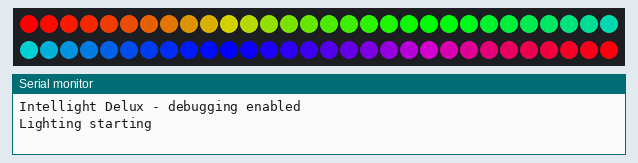
A sketch run on a simulated Arduino Uno, built with avr-gcc and run on an emulated ATmega328P. On the bench: 60 RGB LEDs in strip order, left to right, continuing on the next row, the last lines printed to the serial monitor. Dim RGB values are drawn brighter than linear; the local clock reads 2024-03-15 10:24:30 at power-on unless the sketch sets it; random numbers use the default seed unless the sketch sets one.

Above: at 0.1 s.
At 2.8 s:
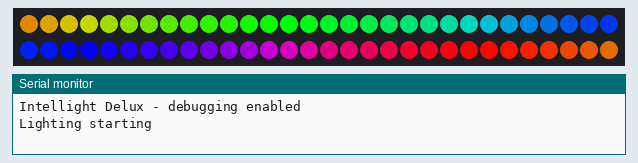
At 5.2 s:
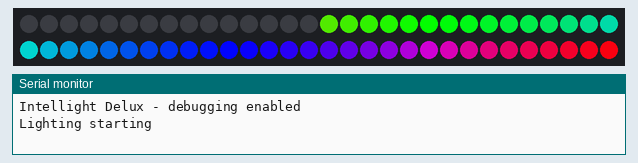
At 5.9 s:
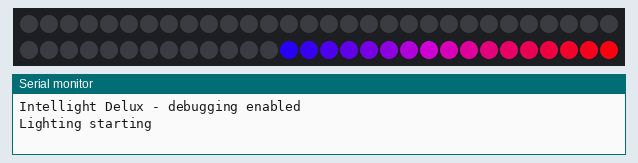
At 17.7 s:
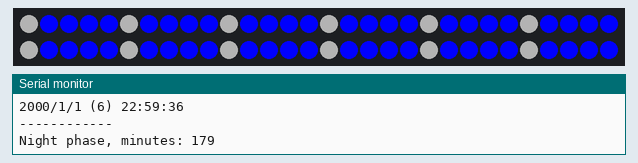
At 33.53 s:
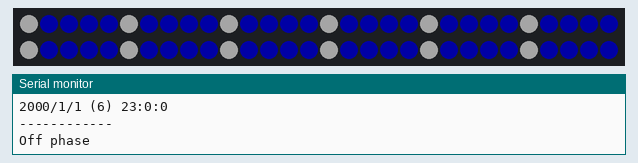

The sketch:

inell_6.ino
```cpp
/*****************
   Intelli light delux
   The fish tank light returns, this time hes angry!
 *****************/
#include "defines.h"
#include "light_ctrl.h"
#include "time_ctrl.h"


/*The lighting control class*/
light_control light_ctrl;
time_ctrl time_ctl;

//Local application data
static INTELLI_DATA intel_data;

void setup() {
#ifdef DEBUG
  Serial.begin(9600);
  Serial.println("Intellight Delux - debugging enabled");
#endif

  time_ctl.time_init();//Important: setup the rtc comms

  //Make sure our lighting is up and running before doing anything else
  light_ctrl.init();

  memset(&intel_data, 0, sizeof(INTELLI_DATA));
#ifdef DEBUG
  Serial.println("Start up complete");
#endif
}

void loop() {
  /*update the data pointer object*/
  time_ctl.get_time_update(&intel_data);

  /*update the lighting*/
  light_ctrl.set_light_phase(&intel_data);

  delay(MAIN_DELAY);
}
```

defines.h
```cpp
#ifndef __DEFINES__
#define __DEFINES__
#include "RTClib.h"

#define DEBUG

#define MAIN_DELAY          500

#define LONG_PRESS_COUNT    100 //how long we wait before considering a long press 100 = 5seconds (ish)

#define DAY_LED_BRIGHTNESS      35  //This is the brightness level set to ALL leds when in day mode
#define EVE_LED_BRIGHTNESS      210 //Evening brightness - I'm trying to avoid full power for heat/power reasons
#define NIGHT_LED_BRIGHTNESS    250 //The night brightness
#define NIGHT_WHITE_BRIGHTNESS  60  // The red and green led intens during night
#define OFF_LED_BRIGHTNESS      0   //off mode

#define RGB_LED_INTENSITY       250 //Individual led intensity (not brightness) during none night modes
#define MAX_LED_INTENSITY       250
#define LOW_LED_INTENSITY       30


/*Rose*/
#define ROSE_RED                MAX_LED_INTENSITY
#define ROSE_BLUE               60
#define ROSE_GREEN              60
/*SKY*/
#define SKY_RED                 90
#define SKY_GREEN               180
#define SKY_BLUE                MAX_LED_INTENSITY
/*GREEN*/
#define GREEN_RED               50
#define GREEN_GREEN             MAX_LED_INTENSITY
#define GREEN_BLUE              50

#define TRANS_SPEED_MS      50 //Time of steps during transistion

#define DAY    9/*This inidicates that the day phase starts at 9am*/
#define EVE    18/*eve pahase starts at 6pm*/
#define NIGHT  20 /*Night 8pm*/
#define OFF    23/*Off at midnight*/

typedef uint8_t BUTTON_PRESS;
typedef uint8_t LIGHT_PHASE;

#define SHORT 1
#define LONG  2
#define NONE  3

typedef struct {
  LIGHT_PHASE   current; /*current phase*/

  uint16_t      elapsed; /*the amount of minutes elapsed in to the new phase this is used for effects*/
} TIME_PHASE;

//Our application data structure
typedef struct {
  DateTime        current_time; //Current time

  TIME_PHASE      time_phase; //current light phase

  BUTTON_PRESS    button_press; //Last state of button
} INTELLI_DATA;


#endif
```

light_ctrl.cpp
```cpp
#include "light_ctrl.h"


// Parameter 1 = number of pixels in strip
// Parameter 2 = Arduino pin number (most are valid)
// Parameter 3 = pixel type flags, add together as needed:
//   NEO_KHZ800  800 KHz bitstream (most NeoPixel products w/WS2812 LEDs)
//   NEO_KHZ400  400 KHz (classic 'v1' (not v2) FLORA pixels, WS2811 drivers)
//   NEO_GRB     Pixels are wired for GRB bitstream (most NeoPixel products)
//   NEO_RGB     Pixels are wired for RGB bitstream (v1 FLORA pixels, not v2)
//   NEO_RGBW    Pixels are wired for RGBW bitstream (NeoPixel RGBW products)
Adafruit_NeoPixel strip = Adafruit_NeoPixel(NUMPIXELS, LED_DATA_PIN, NEO_GRB + NEO_KHZ800);

static LED_MATRIX g_led_matrix[NUMPIXELS];

void light_control::init()
{
#ifdef DEBUG
  Serial.println("Lighting starting");
#endif
  strip.begin(); // This initializes the NeoPixel library.
  //On init we may want to makesure the LEDs are in a good state

  //To show the unit is init'ing we do a little chase:
  rainbowCycle(5);
  colorWipe(strip.Color(0, 0, 0), 20); // Off

  _last_phase = OFF;//They are off

  //Set this to the standard effect on boot
  eve_effect = STANDARD;

  min_count = 0;
}

void light_control::set_light_phase(INTELLI_DATA *light_data_ptr)
{
  bool trans = false;
  //First thing we do is check whether we are changing phase

  if (light_data_ptr->time_phase.current != this->_last_phase)
  {
    //Now we need to go to whichever lighting is next
    trans = true; // we do a transistion
    //Lastly update of current light state
    this->_last_phase = light_data_ptr->time_phase.current;
  } else {
    trans = false;
  }

  //now set the appropriate mode

  switch (light_data_ptr->time_phase.current)
  {
    case DAY:
      this->set_day_mode(trans, light_data_ptr);
      break;
    case EVE:
      this->set_eve_mode(trans);
      min_count = 0;
      break;
    case NIGHT:
      this->set_night_mode(trans);
      min_count = 0;
      break;
    case OFF:
      this->set_off_mode(trans);
      min_count = 0;
      break;
    default:
      min_count = 0;
      break;
  }
}

void light_control::set_night_mode(bool trans)
{
  //If we are trans'ing then we need to fade up to out night mode problem is our rg lights are duller than the b lights
  //For now (and this will change) we will fade them up indepedantly

  if (trans) { //were transitioning
    this->trans_eve_night();
  }
  //Once all the leds have been stored we can update the display
  strip.setBrightness(255);
  for (uint8_t j = 0; j < strip.numPixels(); j++) {

    if ((j % 5) == 0) {
      strip.setPixelColor(j, strip.Color(NIGHT_WHITE_BRIGHTNESS, NIGHT_WHITE_BRIGHTNESS, NIGHT_WHITE_BRIGHTNESS));
    } else {
      strip.setPixelColor(j, strip.Color(0, 0, NIGHT_LED_BRIGHTNESS));
    }

  }

  strip.show();
}

/*set day mode
  pass true to the function causes a transistion**/
uint16_t last_change;
void light_control::set_day_mode(bool trans, INTELLI_DATA * light_data_ptr)
{

  /*In day mode we have a low white led and a yellow led which changes throughout the day*/

  /*now using the minutes workout which led is yellow*/
  //DAY_MIN_DIVIDE

  if (trans)
  {
    /*This is where we do the transistion to make the thing less jerky when changing
      we know in this state that the transistion will be off -> day so*/
    this->trans_off_day();
  }


  /*now work out the day minutes*/
  if ( ((light_data_ptr->time_phase.elapsed % DAY_MIN_DIVIDE) == 0) &&
       (light_data_ptr->time_phase.elapsed != last_change) )
  {
    min_count++;
    last_change = light_data_ptr->time_phase.elapsed;
  }

  //Serial.print("Sun index: ");
  //Serial.println(min_count, DEC);
  /*first set all the LEDs*/
  this->set_day_sky(min_count);
}

/*From eve to night*/
void light_control::trans_eve_night() {
  strip.clear();
  strip.setBrightness(255);


  for (uint16_t b = 0 ; b < EVE_LED_BRIGHTNESS; b++)
  {
    for (uint16_t a = 0 ; a < strip.numPixels(); a++)
    {
      if ((a % 3) == 0) {
        strip.setPixelColor(a, strip.Color(0, 0, NIGHT_LED_BRIGHTNESS));
      } else {
        strip.setPixelColor(a, strip.Color((NIGHT_LED_BRIGHTNESS - b), (NIGHT_LED_BRIGHTNESS - b), NIGHT_LED_BRIGHTNESS));
      }
    }

    strip.show();
    delay(50);
  }

}


/*Transist from day to eve*/
void light_control::trans_day_eve() {


  strip.clear();
  strip.setBrightness(255);

  for (uint16_t b = DAY_LED_BRIGHTNESS ; b < EVE_LED_BRIGHTNESS; b++)
  {
    //strip.setBrightness(b);

    for (uint16_t a = 0 ; a < strip.numPixels(); a++)
    {
      if ((a % 3) == 0) {
        strip.setPixelColor(a, strip.Color(0, 0, b));
      } else {
        strip.setPixelColor(a, strip.Color(b, b, b));
      }
    }
    strip.show();
    delay(50);
  }
}


void light_control::trans_off_day()
{
  //Serial.println("trans off -> day");
  strip.clear();
  strip.setBrightness(255);

  for (uint16_t b = 0 ; b < DAY_LED_BRIGHTNESS; b++)
  {
    //strip.setBrightness(b);

    for (uint16_t a = 0 ; a < strip.numPixels(); a++)
    {
      if ((a % 2) == 0) {
        strip.setPixelColor(a, strip.Color(b, b, b));
      } else {
        strip.setPixelColor(a, strip.Color(0, 0, b));
      }
    }
    strip.show();
    delay(50);
  }
  //all done!
}


void light_control::set_day_sky(uint16_t sun_idx)
{
  strip.clear();
  strip.setBrightness(255);
  for (uint16_t a = 0 ; a < strip.numPixels(); a++)
  {
    //Serial.print(sun_idx,DEC);
    if (a != sun_idx)
    {

      if ((a % 2) == 0) {
        strip.setPixelColor(a, strip.Color(DAY_LED_BRIGHTNESS, DAY_LED_BRIGHTNESS, DAY_LED_BRIGHTNESS));
      } else {
        strip.setPixelColor(a, strip.Color(0, 0, DAY_LED_BRIGHTNESS));
      }

    }
    else
    {
      strip.setPixelColor(a, strip.Color(RGB_LED_INTENSITY, RGB_LED_INTENSITY, 50));
    }
  }
  strip.show();

}

/*set eve mode*/
EVE_EFFECT prev_effect;
void light_control::set_eve_mode(bool trans)
{
  if (trans) {
    this->trans_day_eve();
  }

  strip.clear();
  strip.setBrightness(255);

  for (uint16_t a = 0 ; a < strip.numPixels(); a++)
  {
    if ((a % 3) == 0) {
      strip.setPixelColor(a, strip.Color(0, 0, NIGHT_LED_BRIGHTNESS));
    } else {
      strip.setPixelColor(a, strip.Color(NIGHT_LED_BRIGHTNESS, NIGHT_LED_BRIGHTNESS, NIGHT_LED_BRIGHTNESS));
    }
  }
  strip.show();
}


/*set off mode*/
void light_control::set_off_mode(bool trans)
{
  if (trans)
  {
    /*go from night to off*/
    for (uint16_t b = NIGHT_LED_BRIGHTNESS ; b != 0; b--)
    {
      for (uint16_t a = 0 ; a < strip.numPixels(); a++)
      {
        if ((a % 5) == 0) {
          if(b < NIGHT_WHITE_BRIGHTNESS){
            strip.setPixelColor(a, strip.Color(b, b, b));
          }else{
            strip.setPixelColor(a, strip.Color(NIGHT_WHITE_BRIGHTNESS, NIGHT_WHITE_BRIGHTNESS, NIGHT_WHITE_BRIGHTNESS));
          }
        } else {
          strip.setPixelColor(a, strip.Color(0, 0, b));
        }
      }
      strip.show();
      delay(10);
    }

  }


  strip.clear();
  strip.show();
}


// Fill the dots one after the other with a color
void light_control::colorWipe(uint32_t c, uint8_t wait) {
  for (uint16_t i = 0; i < strip.numPixels(); i++) {
    strip.setPixelColor(i, c);
    strip.show();
    delay(wait);
  }
}

// Slightly different, this makes the rainbow equally distributed throughout
void light_control::rainbowCycle(uint8_t wait) {
  uint16_t i, j;

  for (j = 0; j < 256 * 2; j++) { // 5 cycles of all colors on wheel
    for (i = 0; i < strip.numPixels(); i++) {
      strip.setPixelColor(i, Wheel(((i * 256 / strip.numPixels()) + j) & 255));
    }
    strip.show();
    delay(wait);
  }
}


// Input a value 0 to 255 to get a color value.
// The colours are a transition r - g - b - back to r.
uint32_t light_control::Wheel(byte WheelPos) {
  WheelPos = 255 - WheelPos;
  if (WheelPos < 85) {
    return strip.Color(255 - WheelPos * 3, 0, WheelPos * 3);
  }
  if (WheelPos < 170) {
    WheelPos -= 85;
    return strip.Color(0, WheelPos * 3, 255 - WheelPos * 3);
  }
  WheelPos -= 170;
  return strip.Color(WheelPos * 3, 255 - WheelPos * 3, 0);
}

//Used to change the evening effect driven by the RTC
void light_control::effect_shift_timer()
{
  eve_effect = random(0, 4);
  /*
    eve_effect++;
    if (eve_effect > GREEN) eve_effect = STANDARD;
  */
}
```

light_ctrl.h
```cpp
#ifndef __LIGHTING_H__
#define __LIGHTING_H__
#include <arduino.h>
#include "defines.h"
#include "Adafruit_NeoPixel.h"
#ifdef __AVR__
#include <avr/power.h>
#endif

#define NEW_CODE /*Any recent changes are enabled by this*/


//We have multiple modes during evening (evening being our important time)
typedef byte EVE_EFFECT;
#define STANDARD  0
#define ROSE      1
#define SKY       2
#define GREEN     3
#define SUN_LED   strip.Color(255, 255, 0) /*the sun led*/
static EVE_EFFECT eve_effect;

#define LED_DATA_PIN      5
#define NUMPIXELS         60 /*Even though we have more the blocks of 50 are paralleled up*/

#define DAY_MIN_DIVIDE    9 /*how many minutes between transistion of sun led ie. every 9 mins the sun changes*/

#define ERROR_RTC_FAIL    0xE1

typedef struct {
  uint8_t red;
  uint8_t green;
  uint8_t blue;

} LED_MATRIX;

class light_control
{
  public:
    void init();
    void show_error(byte);
    void set_light_phase(INTELLI_DATA *);
    void effect_shift_timer(void);
  private:
    //We use this to determine what the last phase was primarily so we know when to transist and when not to do anything
    LIGHT_PHASE _last_phase;
    uint16_t min_count; /*daya minute counter*/
    void set_night_mode(bool);
    void fade_current_lights(void);
    void rainbowCycle(uint8_t);
    uint32_t Wheel(byte);
    void colorWipe(uint32_t , uint8_t);
    void set_day_mode(bool , INTELLI_DATA *);
    void set_eve_mode(bool);
    void set_off_mode(bool);
    void set_rgb_level(uint8_t , bool );
    void set_night_step(uint8_t);
    void set_day_sky(uint16_t);
    void trans_off_day(void);
    void trans_day_eve(void);
    void trans_eve_night(void);
};


#endif /*__LIGHTING_H__*/
```

time_ctrl.cpp
```cpp
#include "time_ctrl.h"

#define SET_CLOCK /*sets the current time in the clock on startup (shouldnt be used in final)*/

bool time_ctrl::time_init()
{
  Wire.begin();
  rtc.begin();

#ifdef SET_CLOCK
  //when in test mode actaul set the real time and date
  //rtc.adjust(DateTime(F(__DATE__), F(__TIME__)));
  rtc.adjust(DateTime(2000, 1, 1, 22, 59, 30));
#endif

  return rtc.isrunning();
}


void time_ctrl::get_time_update(INTELLI_DATA *data_ptr)
{
  //We will simplily use hours at the moment to change phase
  //We olny want to action the change at the start of the hour, we do this to solve one simple issue
  //Pressing the button effectively cancels the current phase - we dont want the phase to then in turn be cancelled by this.

  /*First get the actual time*/
  DateTime time_now = rtc.now();

  /*Now convert this into a phase*/
  data_ptr->time_phase.current = this->get_phase(&time_now);

  /*we should have our phase - now work out the minutes, except for OFF as its pointless*/
  if (data_ptr->time_phase.current != OFF)
  {
    /*Work out what minute phase we are in, the day*/
    uint8_t hours = (time_now.hour() - data_ptr->time_phase.current);
    data_ptr->time_phase.elapsed = (hours * 60);
    data_ptr->time_phase.elapsed += time_now.minute();
  } else {
    /*OFF mode*/
    data_ptr->time_phase.elapsed = 0;
  }


  /*Debugging purposes only*/
#ifdef DEBUG
  Serial.print(time_now.year(), DEC);
  Serial.print('/');
  Serial.print(time_now.month(), DEC);
  Serial.print('/');
  Serial.print(time_now.day(), DEC);
  Serial.print(" (");
  Serial.print(time_now.dayOfTheWeek(), DEC);
  Serial.print(") ");
  Serial.print(time_now.hour(), DEC);
  Serial.print(':');
  Serial.print(time_now.minute(), DEC);
  Serial.print(':');
  Serial.println(time_now.second(), DEC);
  Serial.println("------------");

  switch (data_ptr->time_phase.current)
  {
    case DAY:
      Serial.print("Day phase, minutes: ");
      Serial.println(data_ptr->time_phase.elapsed, DEC);
      break;
    case EVE:
      Serial.print("Evening phase, minutes: ");
      Serial.println(data_ptr->time_phase.elapsed, DEC);
      break;
    case NIGHT:
      Serial.print("Night phase, minutes: ");
      Serial.println(data_ptr->time_phase.elapsed, DEC);
      break;
    case OFF:
      Serial.print("Off phase");
      break;
  }
  Serial.println();

#endif


}

/*get time phase based on the given time object*/
LIGHT_PHASE time_ctrl::get_phase(DateTime *dt_ptr)
{
  /*first day*/
  if ( (dt_ptr->hour() >= DAY) && (dt_ptr->hour() < EVE) )
  {
    /*Then we must be in day*/
    return DAY;
  } else if ( (dt_ptr->hour() >= EVE) && (dt_ptr->hour() < NIGHT) )
  {
    return EVE;
  } else if ( (dt_ptr->hour() >= NIGHT) && (dt_ptr->hour() < OFF) )
  {
    return NIGHT;
  } else {
    return OFF;
  }
}
```

time_ctrl.h
```cpp
#ifndef __TIME_CTRL__
#define __TIME_CTRL__
#include "defines.h"
#include <Wire.h>
#include "RTClib.h"

class time_ctrl
{
    /*Realt Time Clock*/
    RTC_DS1307 rtc;
  public:
    /*If the clock is not running then false is return else true = ok*/
    bool time_init(void);
    void get_time_update(INTELLI_DATA *);
  private:
    LIGHT_PHASE get_phase(DateTime *);
};


#endif
```
